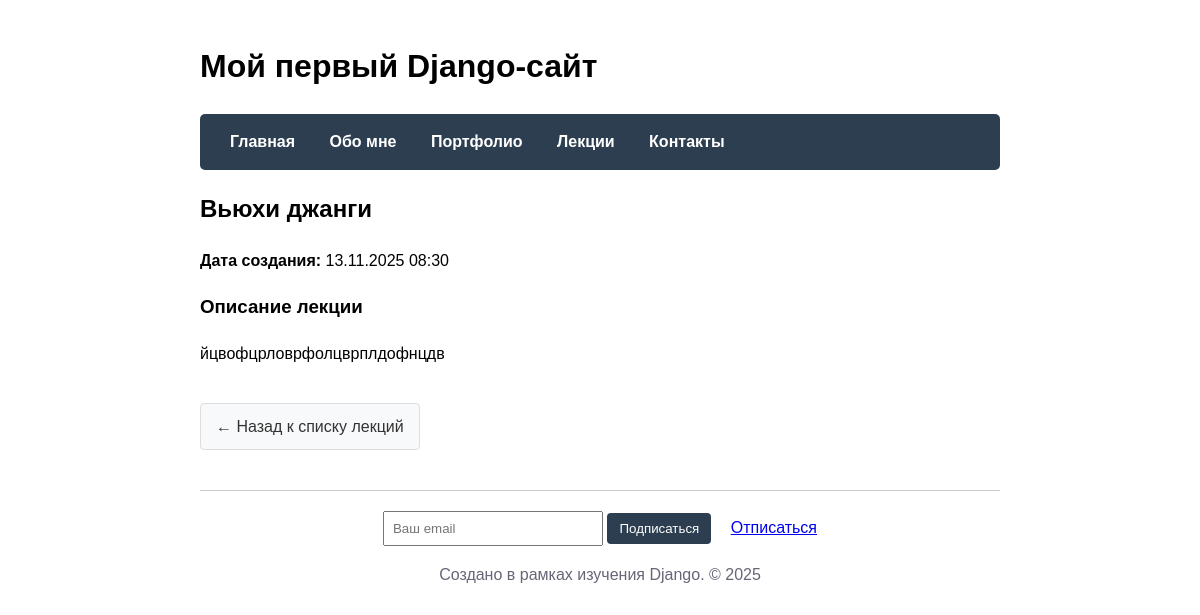
/lectures/2/, run on the app's committed database.
### main/models.py (models this page shows, shortened)
class Lecture(models.Model):
    title = models.CharField(max_length=200, verbose_name='Название лекции')
    description = models.TextField(verbose_name='Краткое описание')
    created_at = models.DateTimeField(auto_now_add=True, verbose_name='Дата создания')
    class Meta:
        verbose_name = 'Лекция'
        verbose_name_plural = 'Лекции'

### main/views.py (the view)
def lecture_detail(request, lecture_id):
    lecture = get_object_or_404(Lecture, id=lecture_id)
    context = {
        'title': lecture.title,
        'lecture': lecture
    }
    return render(request, 'main/lecture_detail.html', context)

### main/templates/main/lecture_detail.html
{% extends 'main/layout.html' %}
{% block content %}
<div class="project-detail">
    <h2>{{ lecture.title }}</h2>
    <div class="project-meta">
        <p><strong>Дата создания:</strong> {{ lecture.created_at|date:"d.m.Y H:i" }}</p>
    </div>
    <div class="project-description">
        <h3>Описание лекции</h3>
        <p>{{ lecture.description }}</p>
    </div>
    <div class="project-actions">
        <a href="{% url 'lectures' %}" class="btn-back">← Назад к списку лекций</a>
    </div>
    </div>
{% endblock %}

### main/templates/main/layout.html (style rules this page uses)
body { font-family: Arial, sans-serif; max-width: 800px; margin: 0 auto; padding: 20px; line-height: 1.6; }
.btn-back { display: inline-block; padding: 10px 15px; background-color: #f8f9fa; border: 1px solid #ddd; border-radius: 4px; text-decoration: none; color: #333; margin-top: 20px; }
.project-detail { max-width: 800px; margin: 0 auto; }

### data on the page
Lecture: title "Вьюхи джанги", created_at "13.11.2025 08:30", description "йцвофцрловрфолцврплдофнцдв"
